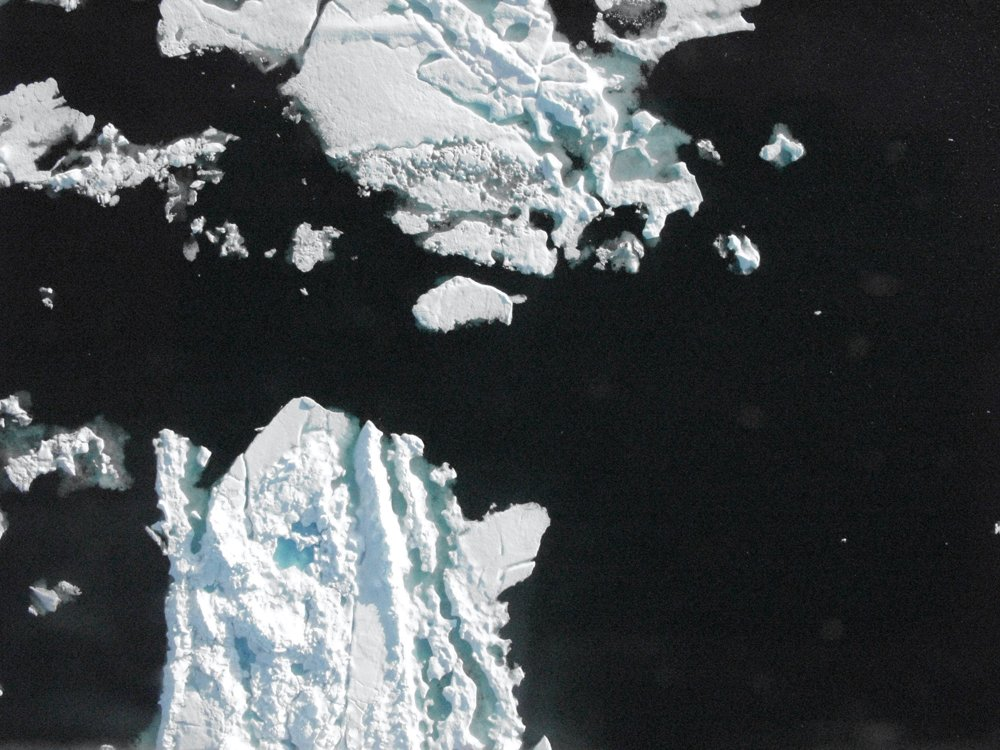
#> input picture Data/072610_00104.jpg, 1000 x 750 px, found by its file name
$ jupyter execute SeaIceSegmentation.ipynb   (shell and % lines are left out)   (older library calls are emulated)
#> lines starting #> are read from the running program, lines starting #| are printed output that depends on the picture
# Sea ice segmentation
IPython Notebook to demonstrate three different segmentation of sea ice images
for the XSEDE Polar Hackathon

Contributing authors: Alek Petty, Andrew Barrett, Xin Miao, Phil McDowell, Vivek Balasubramanian


Additional info: Just testing out different scikit-learn (skimage) image segmentation functions.
Plan is to then use these objects (rather than pixels) to drive the sea ice classification (add link to notebook)

Segmentation comparison inspired by http://scikit-image.org/docs/dev/auto_examples/plot_segmentations.html

[cell 1]
#import cv2
from pylab import *
from scipy import misc
from skimage.segmentation import mark_boundaries

filePath = "../../../DATA/IMAGERY/XIN/072610_00104.jpg"

img = misc.imread(filePath)
#> img is the input picture: shape (750, 1000, 3); mean R, G, B 74.5, 78.8, 81.1
fig1 = figure(figsize=(6, 6))
xlabel('x')
ylabel('y')
imshow(img)
plt.show()

[cell 2]
# K-means segementation
from skimage.segmentation import slic
labeled_img2 = slic(img, n_segments=4, compactness=1)
#> labeled_img2: shape (750, 1000) int64; every value is 1

[cell 3]
# plot out segmentation
fig3, ax = plt.subplots(1, 2, sharex=True, sharey=True, subplot_kw={'adjustable':'box-forced'},
                        figsize=(12, 6))
ax[0].imshow(mark_boundaries(img, labeled_img2))
ax[1].imshow(labeled_img2, cm.cubehelix)
for a in ax:
    a.set_xticks(())
    a.set_yticks(())
plt.show()
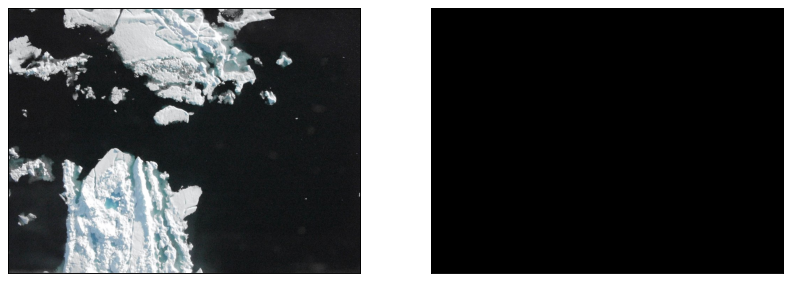
#> figure drawn by matplotlib, 2 panels

[cell 4]
from skimage.segmentation import felzenszwalb
labeled_img3 = felzenszwalb(img, scale=100, sigma=0.5)
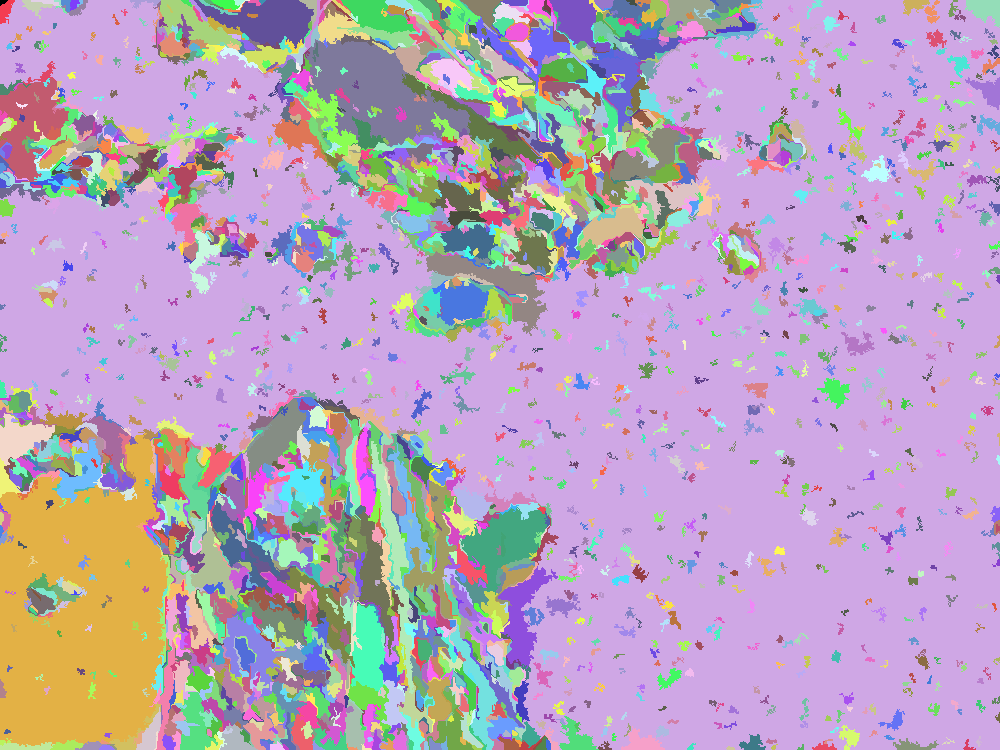
#> labeled_img3: shape (750, 1000) int64; 2873 distinct labels, from 0 to 2872; one colour per label, 0 black

[cell 5]
fig4, ax = plt.subplots(1, 2, sharex=True, sharey=True, subplot_kw={'adjustable':'box-forced'},
                        figsize=(12, 6))
ax[0].imshow(mark_boundaries(img, labeled_img3))
ax[1].imshow(labeled_img3, cm.cubehelix)
for a in ax:
    a.set_xticks(())
    a.set_yticks(())
plt.show()
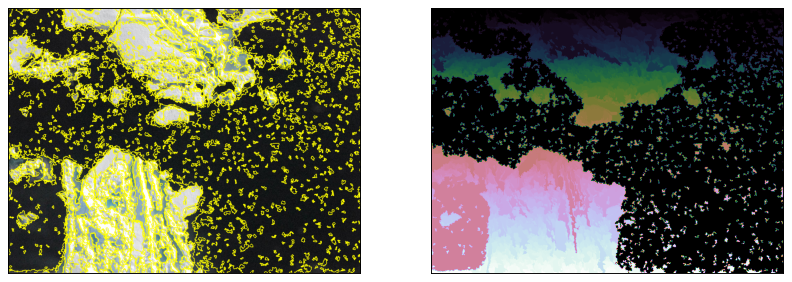
#> figure drawn by matplotlib, 2 panels

[cell 6]
# Quickshift segmentation
# While the results lok odd, the polygons do seem to bound regions quite nicely.
# Clearly need to classify and merge cells of similar type

from skimage.segmentation import quickshift
labeled_img4 = quickshift(img, kernel_size=5, max_dist=10, ratio=0.5)
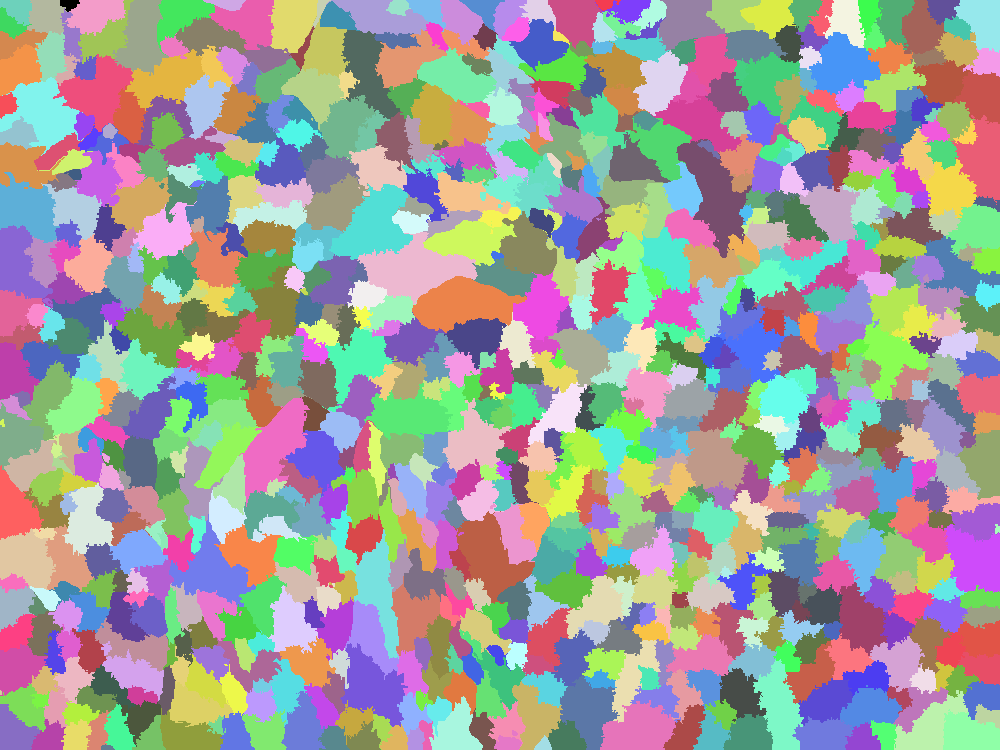
#> labeled_img4: shape (750, 1000) int64; 857 distinct labels, from 0 to 856; one colour per label, 0 black

[cell 7]
fig4, ax = plt.subplots(1, 2, sharex=True, sharey=True, subplot_kw={'adjustable':'box-forced'},
                        figsize=(12, 6))
#ax[0].imshow(img)
ax[0].imshow(mark_boundaries(img, labeled_img4))
ax[1].imshow(labeled_img4, cm.cubehelix)
for a in ax:
    a.set_xticks(())
    a.set_yticks(())
plt.show()
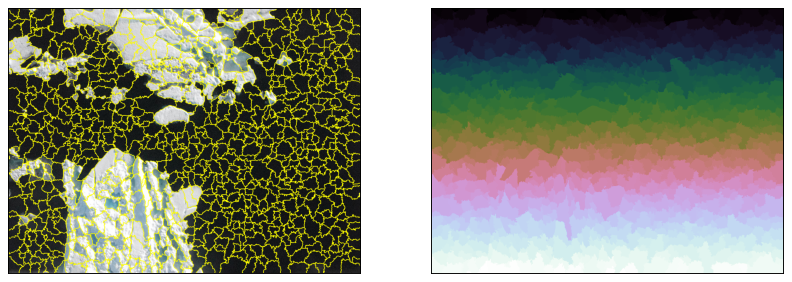
#> figure drawn by matplotlib, 2 panels

[cell 8]
fig5, ax = plt.subplots(1, 3, sharex=True, sharey=True, subplot_kw={'adjustable':'box-forced'},
                        figsize=(14, 6))
#ax[0].imshow(img)
ax[0].imshow(mark_boundaries(img, labeled_img2))
ax[0].set_title("SLIC (K-means)")
ax[1].imshow(mark_boundaries(img, labeled_img3))
ax[1].set_title("felzenszwalb")
ax[2].imshow(mark_boundaries(img, labeled_img4))
ax[2].set_title("Quickshift")
for a in ax:
    a.set_xticks(())
    a.set_yticks(())
plt.show()
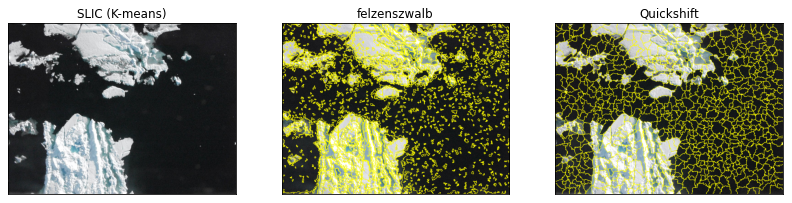
#> figure drawn by matplotlib, 3 panels
